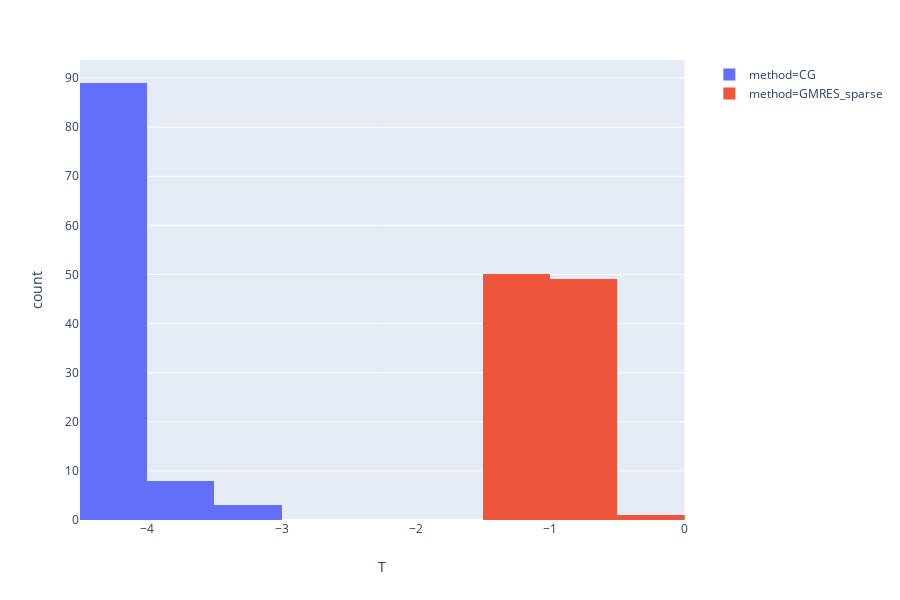

Notebook code for this chart:
### Code cell
ans_df=pd.DataFrame({'T_CG':np.log(T_cg), 
                     #'T_GMRES' : np.log(T_gmres), 
                     'T_GMRES_sparse':np.log(T_gmres_sparse)
                    } )
ans_df['id']=ans_df.index
tidy_ans_df=pd.wide_to_long(ans_df,stubnames='T',i='id',j='method', sep='_', suffix='\w+').reset_index().drop(columns='id')
#tidy_ans_df['method']=tidy_ans_df['method'].astype('category')
px.histogram(tidy_ans_df, x='T', color='method')

### Figure 1 — Plotly figure (JSON) as saved in the notebook; plotly's stock layout.template omitted (floating-point values rounded to 4 significant figures)
{"data": [{"alignmentgroup": "True", "bingroup": "x", "hoverlabel": {"namelength": 0}, "hovertemplate": "method=CG<br>T=%{x}<br>count=%{y}", "legendgroup": "method=CG", "marker": {"color": "#636efa"}, "name": "method=CG", "offsetgroup": "method=CG", "orientation": "v", "showlegend": true, "type": "histogram", "x": [-4.049, -4.036, -4.226, -4.171, -4.286, -4.324, -4.336, -4.387, -4.351, -4.361, -4.385, -3.796, -4.372, -4.357, -4.309, -4.336, -4.365, -4.362, -4.348, -4.287, -4.333, -4.362, -3.951, -4.391, -4.375, -4.342, -4.353, -4.361, -4.387, -4.335, -4.343, -4.321, -4.264, -3.565, -4.346, -4.337, -4.335, -4.35, -4.35, -4.321, -4.342, -4.375, -3.568, -4.386, -4.325, -4.337, -4.377, -4.351, -4.338, -4.381, -4.353, -4.36, -3.56, -4.363, -4.37, -4.366, -4.358, -4.354, -4.292, -4.348, -4.278, -4.294, -3.479, -4.279, -4.307, -4.326, -4.303, -4.249, -4.284, -4.225, -4.252, -3.206, -3.686, -4.21, -4.261, -4.321, -4.306, -4.313, -4.339, -4.222, -4.118, -4.085, -4.11, -4.097, -4.293, -3.947, -4.155, -4.292, -4.274, -3.553, -4.282, -4.258, -4.208, -4.287, -4.272, -4.255, -4.257, -4.228, -3.483, -4.285], "xaxis": "x", "yaxis": "y"}, {"alignmentgroup": "True", "bingroup": "x", "hoverlabel": {"namelength": 0}, "hovertemplate": "method=GMRES_sparse<br>T=%{x}<br>count=%{y}", "legendgroup": "method=GMRES_sparse", "marker": {"color": "#EF553B"}, "name": "method=GMRES_sparse", "offsetgroup": "method=GMRES_sparse", "orientation": "v", "showlegend": true, "type": "histogram", "x": [-0.9419, -0.9457, -0.8475, -0.9542, -1.026, -1.093, -0.9868, -1.032, -1.007, -1.063, -0.9941, -1.087, -0.9371, -1.095, -1.088, -1.122, -0.9129, -1.022, -1.009, -1.01, -1.1, -1.085, -1.069, -1.046, -1.063, -0.9797, -1.056, -1.015, -0.7059, -0.7374, -0.8784, -0.7804, -0.1852, -0.5725, -0.8075, -1.011, -0.9424, -0.9268, -0.8134, -0.8689, -0.9362, -1.085, -0.9812, -1.011, -0.9058, -0.9307, -0.9595, -0.9154, -0.9558, -0.9992, -0.8352, -0.9728, -0.8598, -0.8943, -0.8108, -0.9775, -0.9687, -0.8683, -0.8581, -0.7794, -1.026, -1.053, -1.02, -0.8928, -1.042, -1.032, -1.075, -1.043, -0.9708, -0.9955, -1.102, -0.7907, -0.9339, -1.029, -0.7268, -0.8452, -0.9575, -0.9351, -0.9825, -1.032, -1.122, -1.165, -1.176, -1.177, -1.174, -1.145, -1.087, -1.044, -1.009, -1.043, -1.054, -1.086, -1.128, -1.108, -1.004, -1.002, -0.9516, -0.9939, -1.069, -1.005], "xaxis": "x", "yaxis": "y"}], "layout": {"barmode": "relative", "height": 600, "legend": {"tracegroupgap": 0}, "margin": {"t": 60}, "xaxis": {"anchor": "y", "domain": [0, 0.98], "title": {"text": "T"}}, "yaxis": {"anchor": "x", "domain": [0, 1], "title": {"text": "count"}}}}
